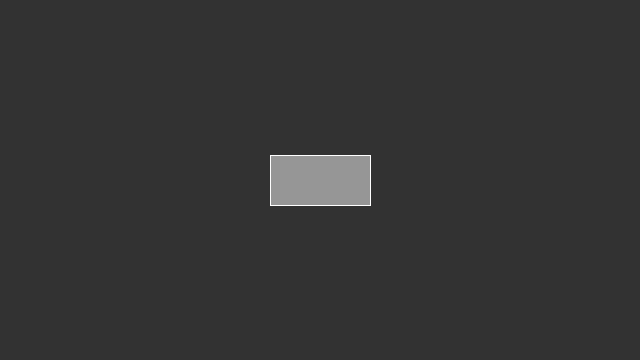
Frame 1 (no input)
Frame 60 (the mouse pressed at the canvas centre just before this capture): identical to frame 1, image omitted
Frame 120 (the mouse held since frame 60 and released just before this capture): identical to frame 1, image omitted

The Processing sketch that drew this single still picture (run headless with seeded random() and noise(); from frame 60 on, the mouse is pressed at the canvas centre):

// Processing sketch: sketch_221105a
// ── sketch_221105a.pde
void setup() {
  size(640, 360);
}

void draw() {
  background(50);
  fill(150);
  stroke(255);
  rectMode(CENTER);
  rect(320, 180, 100, 50);
}
